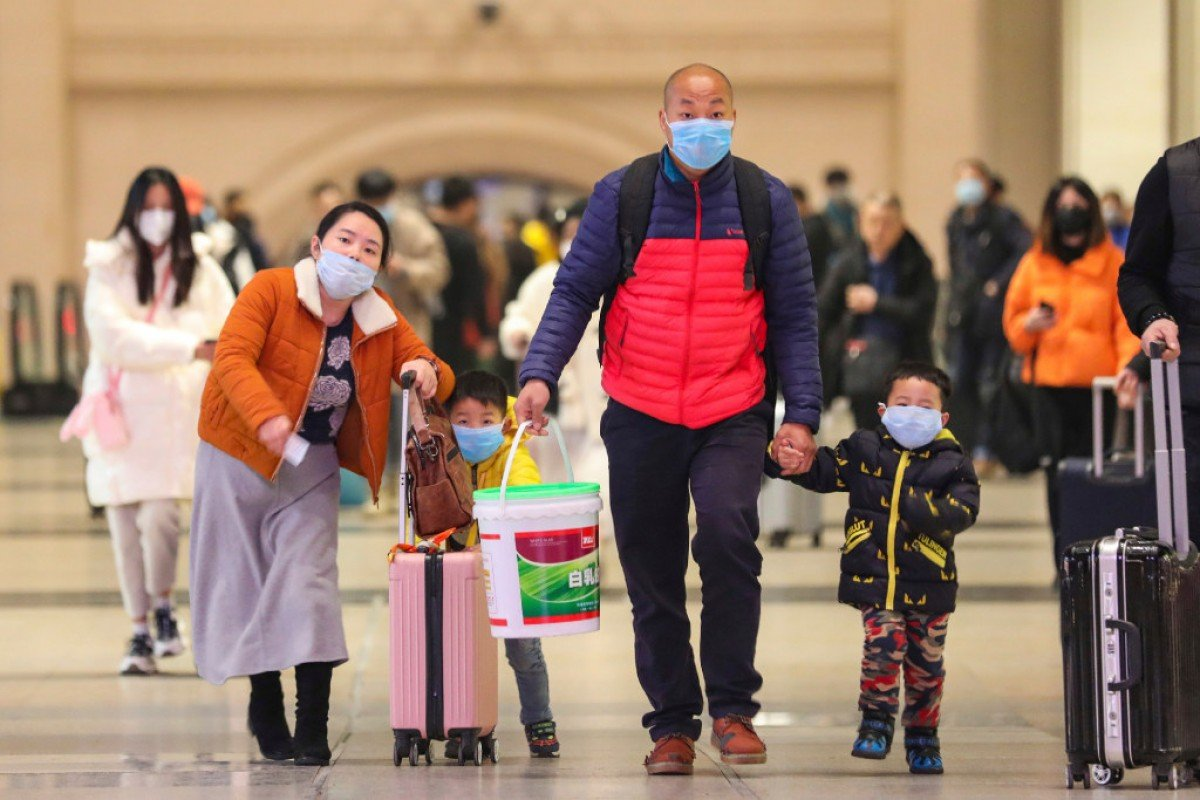
#> input picture ped.jpg, 1200 x 800 px
$ python Pedestrian_detection.py
#> lines starting #> are read from the running program, lines starting #| are printed output that depends on the picture
import cv2
import imutils
hog = cv2.HOGDescriptor()
hog.setSVMDetector(cv2.HOGDescriptor_getDefaultPeopleDetector())
img = cv2.imread("ped.jpg")
#> img is the input picture: shape (800, 1200, 3); mean B, G, R 105.9, 123.1, 153.3
img = imutils.resize(img, width = min(400, img.shape[1]))
#> img: shape (266, 400, 3)
(region,_) = hog.detectMultiScale(img, winStride = (4, 4), padding = (4, 4), scale = 1.05)
#> region = [[290, 34, 75, 149], [208, 118, 71, 142], [0, 40, 102, 208], [86, 31, 86, 171], [174, 100, 80, 160], [266, 107, 80, 159], [167, 12, 126, 251]]
for (x, y, w, h) in region:
    cv2.rectangle(img, (x, y), (x + w, y + h), (0, 0, 255), 2)
    cv2.imshow("Output", img)
#> this loop made 7 passes
#> pass 1, `cv2.imshow("Output", img)`:
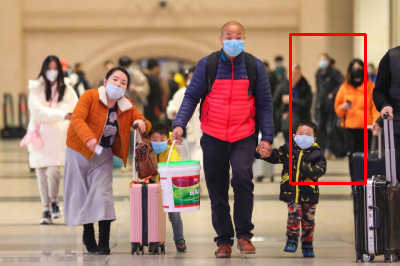
#> window 'Output': shape (266, 400, 3); mean B, G, R 104.8, 121.7, 154.7
#> pass 2, `cv2.imshow("Output", img)`:
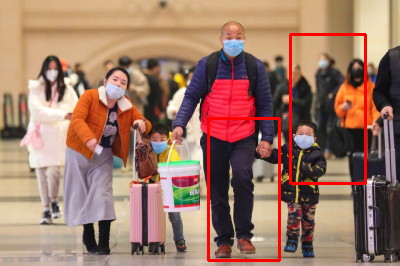
#> window 'Output': shape (266, 400, 3); mean B, G, R 103.6, 120.3, 155.9
#> after the loop:
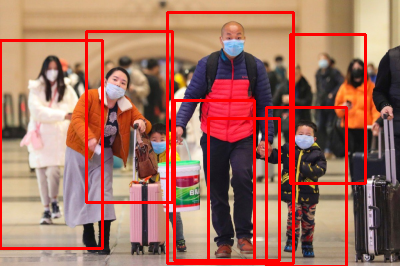
#> img: shape (266, 400, 3); mean B, G, R 95.4, 110.8, 162.7
